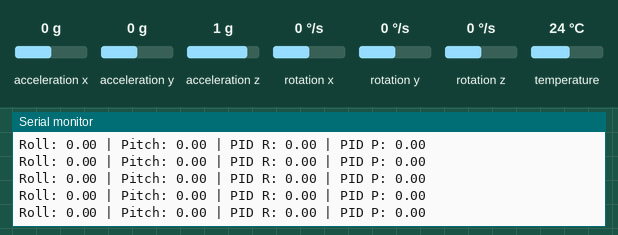
Simulated run of this program. Board: ESP32-S3. Shown: the last lines printed to the serial monitor. Inputs (shaded band) come from the test bench; at power-on: acceleration x 0 g, acceleration z 1 g, acceleration y 0 g, rotation x 0 °/s, rotation y 0 °/s, rotation z 0 °/s, temperature 24 °C.

Above: at 1.2 s.
1.3 s: acceleration x set to -1.4 g
At 2.0 s:
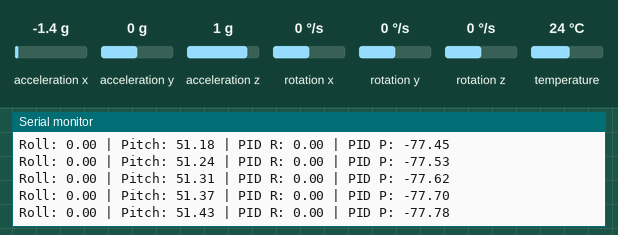
2.8 s: acceleration z set to 0 g
At 3.6 s:
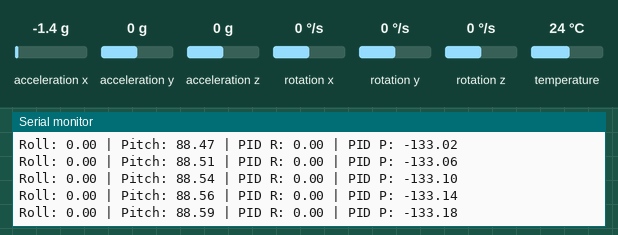
5.8 s: acceleration y set to -1.4 g
At 6.8 s:
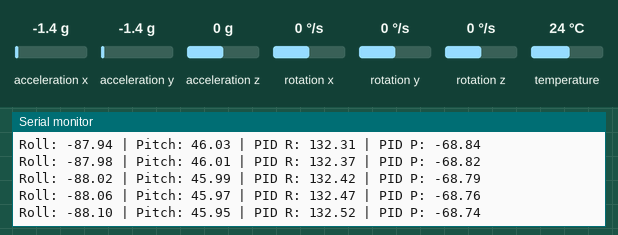
7.3 s: rotation x set to -192 °/s
At 8.2 s:
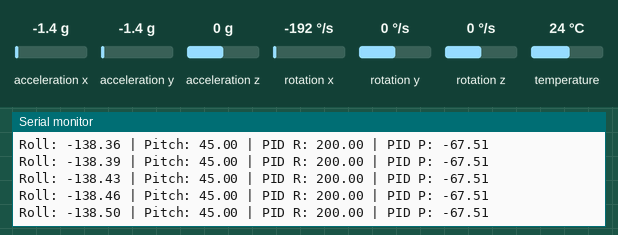
8.8 s: rotation y set to -192 °/s
At 9.5 s:
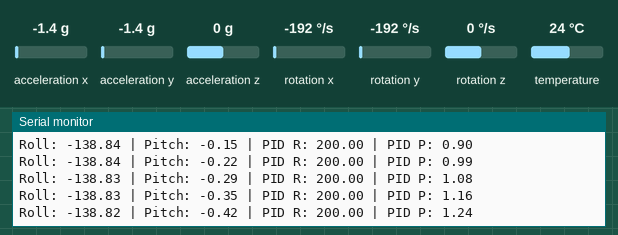
Timing chart, 0 to 11.3 s (numbered marks = the images above; inputs shaded):
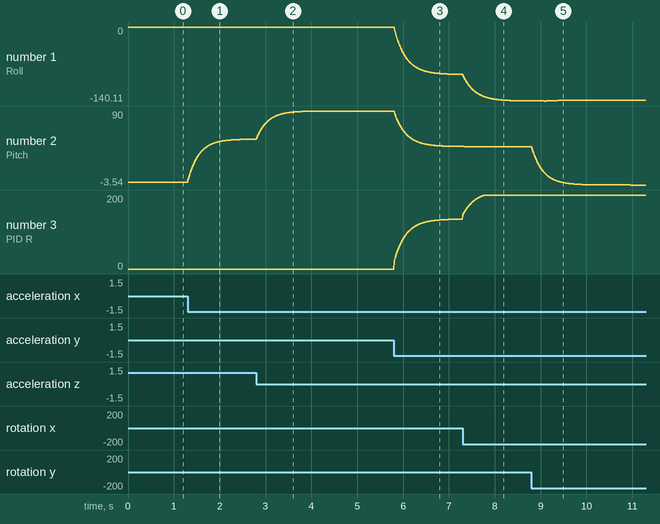

The program:

main.cpp
```cpp
#include "mpu.h"
#include "pid.h"

MPU_Data_t mpu_data;

PID_t pid_roll;
PID_t pid_pitch;

// Simple angle estimation (complementary filter)
float roll = 0.0f;
float pitch = 0.0f;

float alpha = 0.98f; // filter coefficient

unsigned long last_time = 0;

void setup()
{
    Serial.begin(115200);
    while (!Serial) delay(10);

    // Init MPU
    if (!MPU_Init()) {
        Serial.println("MPU init failed!");
        while (1);
    }

    // Init PID
    PID_Init(&pid_roll, 1.5f, 0.0f, 0.05f, 100.0f, 200.0f);
    PID_Init(&pid_pitch, 1.5f, 0.0f, 0.05f, 100.0f, 200.0f);

    last_time = micros();
}

void loop()
{
    // ---- Time step (dt) ----
    unsigned long now = micros();
    float dt = (now - last_time) / 1000000.0f; // seconds
    last_time = now;

    // Safety clamp (avoid crazy dt spikes)
    if (dt <= 0 || dt > 0.02f) return;

    // ---- Read MPU ----
    MPU_Read(&mpu_data);

    // ---- Compute angles ----
    // Accelerometer angles
    float acc_roll  = atan2(mpu_data.ay, mpu_data.az) * 180.0f / PI;
    float acc_pitch = atan2(-mpu_data.ax,
                      sqrt(mpu_data.ay * mpu_data.ay + mpu_data.az * mpu_data.az))
                      * 180.0f / PI;

    // Gyro rates (convert rad/s → deg/s)
    float gyro_roll_rate  = mpu_data.gx * 180.0f / PI;
    float gyro_pitch_rate = mpu_data.gy * 180.0f / PI;

    // Complementary filter
    roll  = alpha * (roll  + gyro_roll_rate * dt)  + (1 - alpha) * acc_roll;
    pitch = alpha * (pitch + gyro_pitch_rate * dt) + (1 - alpha) * acc_pitch;

    // ---- PID ----
    float roll_output  = PID_Update(&pid_roll,  0.0f, roll, dt);
    float pitch_output = PID_Update(&pid_pitch, 0.0f, pitch, dt);

    // ---- Debug output ----
    Serial.print("Roll: ");
    Serial.print(roll);
    Serial.print(" | Pitch: ");
    Serial.print(pitch);

    Serial.print(" | PID R: ");
    Serial.print(roll_output);
    Serial.print(" | PID P: ");
    Serial.println(pitch_output);

    // ---- Loop timing (target ~500 Hz) ----
    delayMicroseconds(2000);
}
```

mpu.h
```cpp
#ifndef MPU_H
#define MPU_H

#include <Adafruit_MPU6050.h>
#include <Adafruit_Sensor.h>
#include <Wire.h>

#ifdef __cplusplus
extern "C" {
#endif

// Struct to store sensor data (cleaner for drone use)
typedef struct {
    float ax, ay, az;
    float gx, gy, gz;
    float temperature;
} MPU_Data_t;

// Init MPU
bool MPU_Init(void);

// Read all sensor data
void MPU_Read(MPU_Data_t *data);

#ifdef __cplusplus
}
#endif

#endif
```

pid.h
```cpp
#ifndef PID_H
#define PID_H

#ifdef __cplusplus
extern "C" {
#endif

typedef struct {
    float kp;
    float ki;
    float kd;

    float integral;
    float prev_error;

    float integral_limit;
    float output_limit;
} PID_t;

/**
 * @brief Initialize PID controller
 */
void PID_Init(PID_t *pid, float kp, float ki, float kd,
              float integral_limit, float output_limit);

/**
 * @brief Reset PID internal state
 */
void PID_Reset(PID_t *pid);

/**
 * @brief Update PID controller
 *
 * @param pid Pointer to PID struct
 * @param setpoint Desired value
 * @param measurement Current value
 * @param dt Time delta in seconds
 * @return float Control output
 */
float PID_Update(PID_t *pid, float setpoint, float measurement, float dt);

#ifdef __cplusplus
}
#endif

#endif // PID_H
```

mpu.cpp
```cpp
#include "mpu.h"

static Adafruit_MPU6050 mpu;

bool MPU_Init(void)
{
    Serial.println("Initializing MPU6050...");

    if (!mpu.begin()) {
        Serial.println("Failed to find MPU6050 chip");
        return false;
    }

    Serial.println("MPU6050 Found!");

    mpu.setAccelerometerRange(MPU6050_RANGE_8_G);
    mpu.setGyroRange(MPU6050_RANGE_500_DEG);
    mpu.setFilterBandwidth(MPU6050_BAND_5_HZ);

    Serial.println("MPU configured");
    return true;
}

void MPU_Read(MPU_Data_t *data)
{
    sensors_event_t a, g, temp;
    mpu.getEvent(&a, &g, &temp);

    data->ax = a.acceleration.x;
    data->ay = a.acceleration.y;
    data->az = a.acceleration.z;

    data->gx = g.gyro.x;
    data->gy = g.gyro.y;
    data->gz = g.gyro.z;

    data->temperature = temp.temperature;
}
```

pid.cpp
```cpp
#include "pid.h"

void PID_Init(PID_t *pid, float kp, float ki, float kd,
              float integral_limit, float output_limit)
{
    pid->kp = kp;
    pid->ki = ki;
    pid->kd = kd;

    pid->integral = 0.0f;
    pid->prev_error = 0.0f;

    pid->integral_limit = integral_limit;
    pid->output_limit = output_limit;
}

void PID_Reset(PID_t *pid)
{
    pid->integral = 0.0f;
    pid->prev_error = 0.0f;
}

float PID_Update(PID_t *pid, float setpoint, float measurement, float dt)
{
    float error = setpoint - measurement;

    // Proportional
    float P = pid->kp * error;

    // Integral (anti-windup)
    pid->integral += error * dt;

    if (pid->integral > pid->integral_limit)
        pid->integral = pid->integral_limit;
    else if (pid->integral < -pid->integral_limit)
        pid->integral = -pid->integral_limit;

    float I = pid->ki * pid->integral;

    // Derivative
    float derivative = (error - pid->prev_error) / dt;
    float D = pid->kd * derivative;

    pid->prev_error = error;

    // Output
    float output = P + I + D;

    // Clamp output
    if (output > pid->output_limit)
        output = pid->output_limit;
    else if (output < -pid->output_limit)
        output = -pid->output_limit;

    return output;
}
```

Measured:
- after the input at 1.3 s, the serial monitor: prints a new line at once (image 1)
- plotted number 2: 0 → 54.35 after the input at 1.3 s
